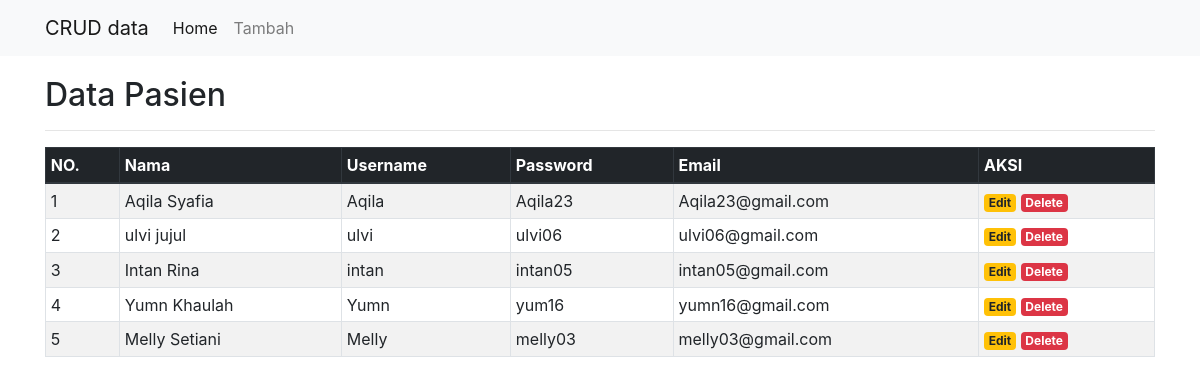
The page / on the database its author committed.
### tables this page shows
CREATE TABLE `data_pasien` (
  `id` int(10) NOT NULL,
  `nama` varchar(30) NOT NULL,
  `username` varchar(30) NOT NULL,
  `password` varchar(10) NOT NULL,
  `email` varchar(100) NOT NULL
);

### index.php (the view, shortened to what this page needs)
<?php
include('koneksi.php');
?>
<!DOCTYPE html>
<html>
<head>
	<link rel="stylesheet" href="https://stackpath.bootstrapcdn.com/bootstrap/4.1.3/css/bootstrap.min.css">
</head>
<body>
	<nav class="navbar navbar-expand-lg navbar-light bg-light">
		<div class="container">
			<a class="navbar-brand" href="#">CRUD data</a>
			<div class="collapse navbar-collapse" id="navbarSupportedContent">
				<ul class="navbar-nav mr-auto">
					<li class="nav-item active">
						<a class="nav-link" href="index.php">Home</a>
					</li>
					<li class="nav-item">
						<a class="nav-link" href="tambah.php">Tambah</a>
					</li>
				</ul>
			</div>
		</div>
	</nav>
	<div class="container" style="margin-top:20px">
		<h2>Data Pasien</h2>
		<hr>
		<table class="table table-striped table-hover table-sm table-bordered">
			<thead class="thead-dark">
				<tr>
					<th>NO.</th>
					<th>Nama</th>
					<th>Username</th>
					<th>Password</th>
					<th>Email</th>
					<th>AKSI</th>
				</tr>
			</thead>
				<?php
				$sql = mysqli_query($koneksi, "SELECT * FROM data_pasien ORDER BY id DESC") or die(mysqli_error($koneksi));
				if(mysqli_num_rows($sql) > 0){
					$no = 1;
					while($data = mysqli_fetch_assoc($sql)){
						echo '
						<tr>
							<td>'.$no.'</td>
							<td>'.$data['nama'].'</td>
							<td>'.$data['username'].'</td>
							<td>'.$data['password'].'</td>
							<td>'.$data['email'].'</td>
							<td>
								<a href="edit.php?id='.$data['id'].'" class="badge badge-warning">Edit</a>
								<a href="delete.php?id='.$data['id'].'" class="badge badge-danger" onclick="return confirm(\'Yakin ingin menghapus data ini?\')">Delete</a>
							</td>
						</tr>
						';
						$no++;
					}
				}else{
					echo '
					<tr>
						<td colspan="6">Tidak ada data.</td>
					</tr>
					';
				}
				?>
		</table>
	</div>
</body>
</html>

### rows shown on the page
data_pasien: nama "Aqila Syafia", username "Aqila", password "Aqila23", email "Aqila23@gmail.com"
data_pasien: nama "ulvi jujul", username "ulvi", password "ulvi06", email "ulvi06@gmail.com"
data_pasien: nama "Intan Rina", username "intan", password "intan05", email "intan05@gmail.com"
data_pasien: nama "Yumn Khaulah", username "Yumn", password "yum16", email "yumn16@gmail.com"
data_pasien: nama "Melly Setiani", username "Melly", password "melly03", email "melly03@gmail.com"
